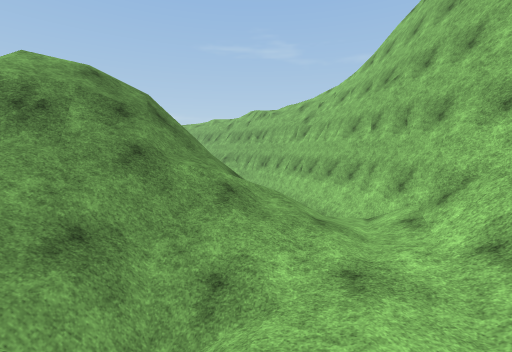
view 1 (above)

17 first-person views from a walk through a 3-D level made in the Unity game engine. The camera is 1.5 m above the floor, tilts 6° down and sees 90° across. The floor is counted in squares, 2 m on a side. Each view is taken from the middle of a square. On the plan, view 1 faces up. The plan holds only what a view shows up to about 9 squares ahead; the rest is blank. The place goes on beyond the plan. Surface patterns are stand-ins for the level's own textures.

view 2
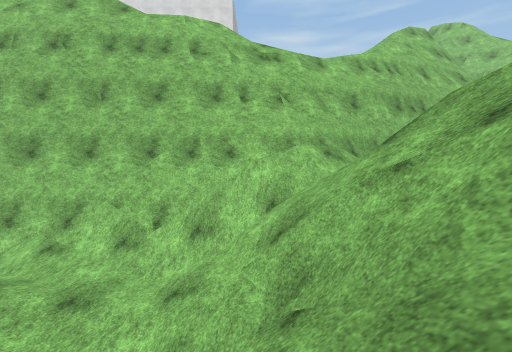

view 3
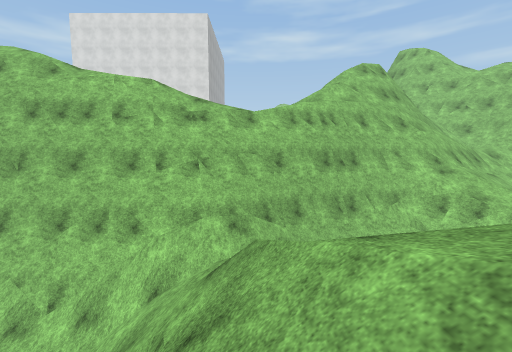

view 4
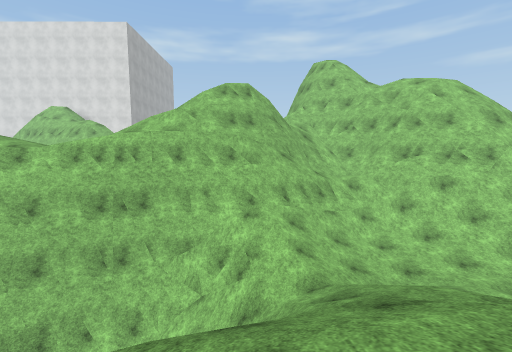

view 5
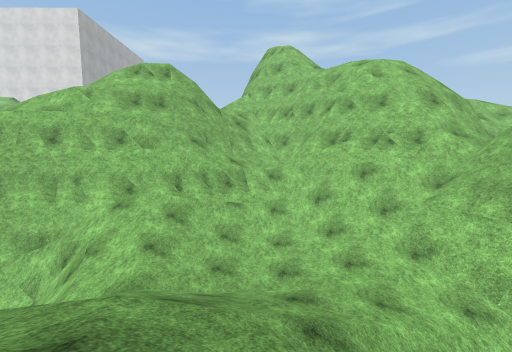

view 6
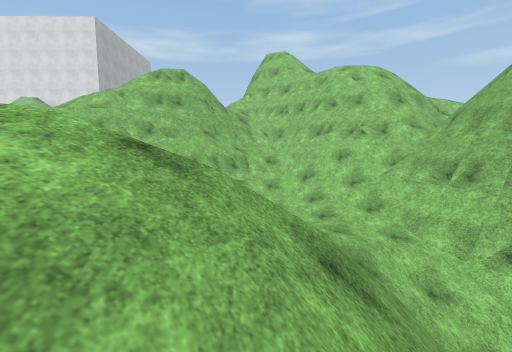

view 7
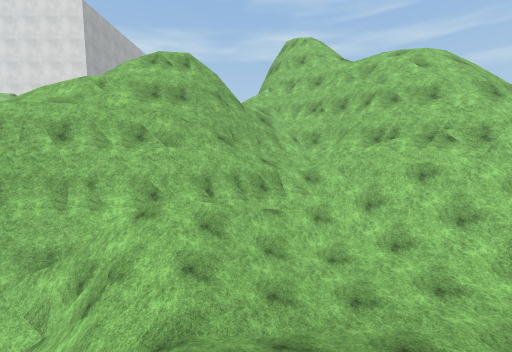

view 8
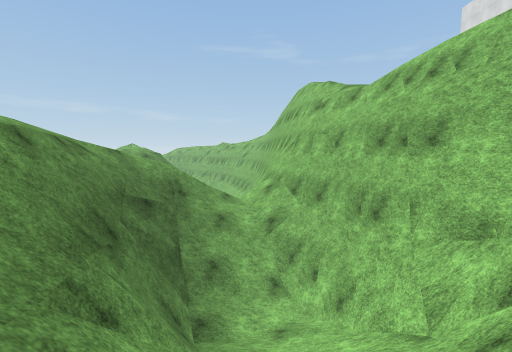

view 9
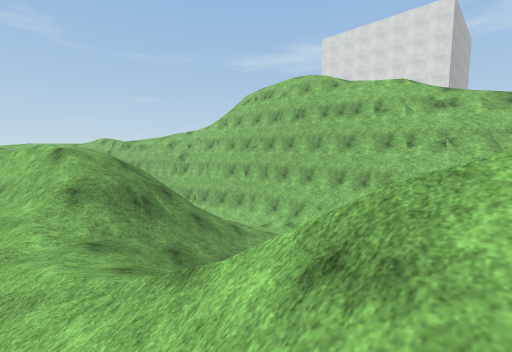

view 10
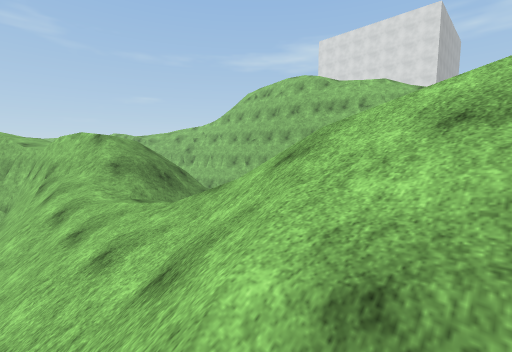

view 11
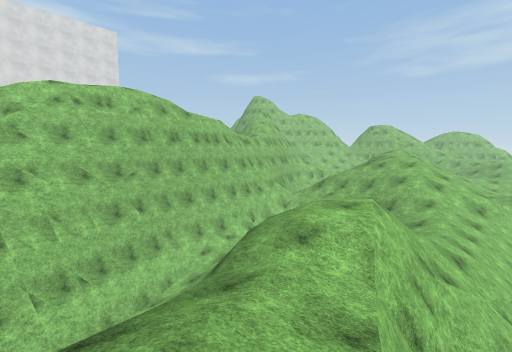

view 12
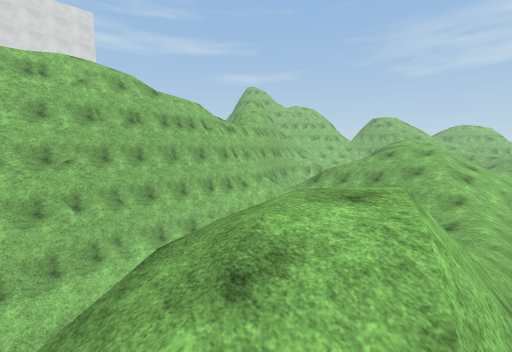

view 13
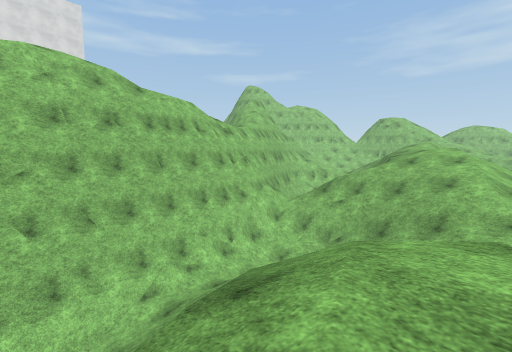

view 14
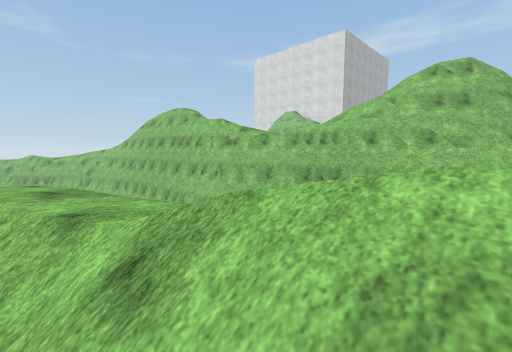

view 15
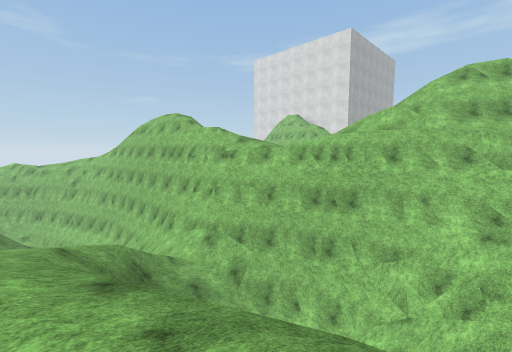

view 16
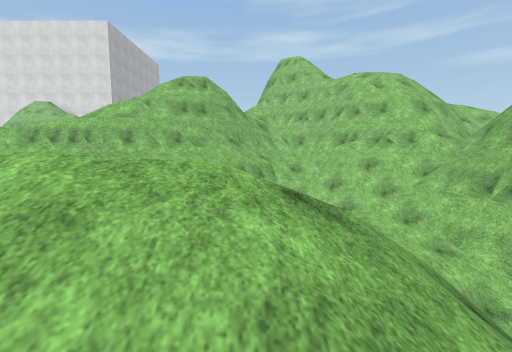

view 17
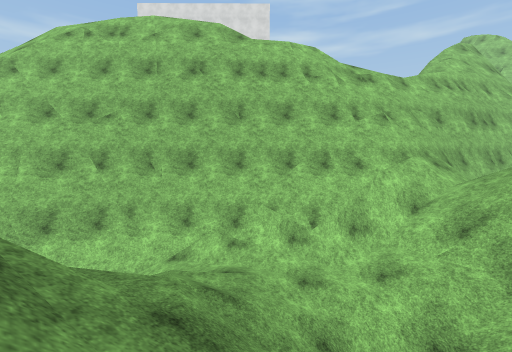

### Floor plan
Key: @ floor where view 1 was taken; # wall or solid block; . main floor; - floor 1.75 m lower than the main floor; _ floor 2.5 m lower than the main floor; : floor 3 m higher than the main floor; < floor 3.25 m lower than the main floor; + floor 4 m higher than the main floor; ( floor 4 m lower than the main floor; * floor 4.75 m higher than the main floor; % floor 5.5 m higher than the main floor; ! floor 5.75 m lower than the main floor; & floor 6.25 m higher than the main floor; $ floor 7 m higher than the main floor; ? floor 7.25 m lower than the main floor; / step, stairs or slope; = window, fence, low wall or low ledge; v drop or lower ground.
Columns run from 6 left of view 1 to 10 right of it. Each row starts with its distance up from view 1.
 10 //v    ###v//
  9 v//    # vv//
  8 v_/v   ## vv/
  7  v/// //# vv%
  6  v-// //##vv%
  5 #=//==///#vv/
  4 ////=////# v/
  3 /////////# v/
  2 ///////?/# v/
  1 /////////##v/
  0 //////@///#v/
 -1 //////#///#v/v
 -2 ///////=//##/v
 -3 //////////##v
 -4  ///./=#//##v::
 -5     ./v#/?##vv+*
 -6     /./v#//##v#=#
 -7     /./## /##v###
 -8     /./=/////#=##
 -9     /////////####
-10     /////////#v/#
-11     ///////(</v/#
-12      /////<<///.#
-13        v//<///###
-14        !//////##v
-15        //###//#v=
-16         #####=v*$
-17           v##=v*&
-18               vv
-19                v

Where each view was taken, in squares from view 1:
view 1: 0 up, 0 right, facing up
view 2: 0 up, 2 left, facing right
view 3: 2 down, 2 left, facing right
view 4: 8 down, 1 left, facing right
view 5: 11 down, 0 right, facing right
view 6: 11 down, 2 left, facing right
view 7: 10 down, 1 right, facing right
view 8: 9 down, 3 right, facing up
view 9: 2 down, 5 left, facing up-right
view 10: 3 down, 6 left, facing up-right
view 11: 10 up, 6 left, facing down-right
view 12: 8 up, 5 left, facing down-right
view 13: 7 up, 4 left, facing down-right
view 14: 9 down, 2 left, facing up-right
view 15: 8 down, 1 left, facing up-right
view 16: 10 down, 2 left, facing right
view 17: 3 up, 3 left, facing right
